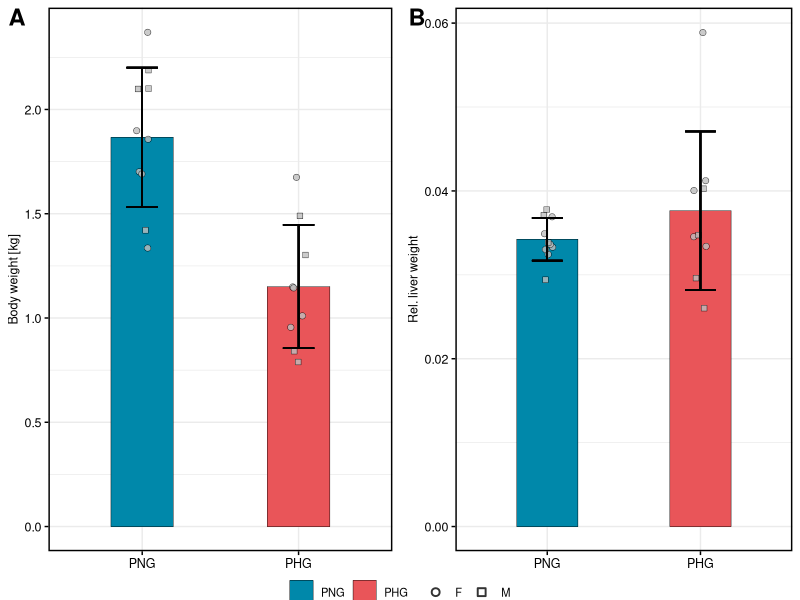
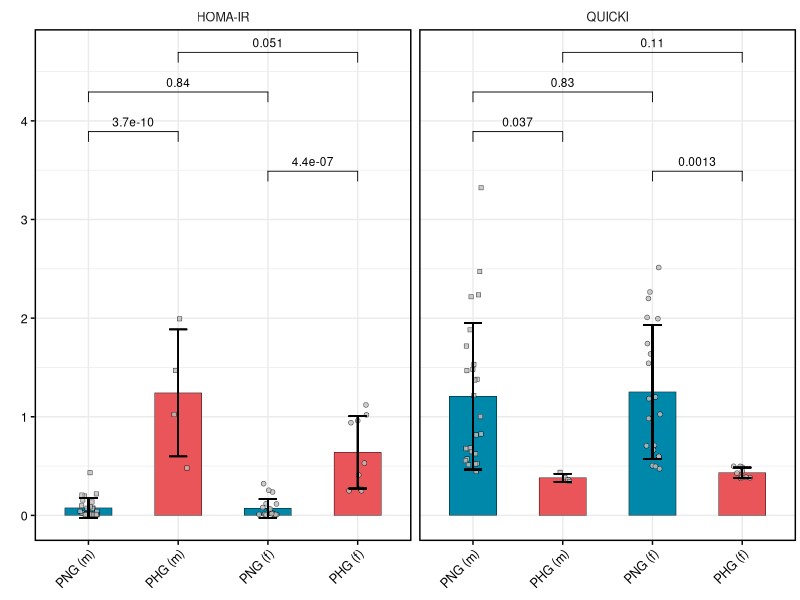
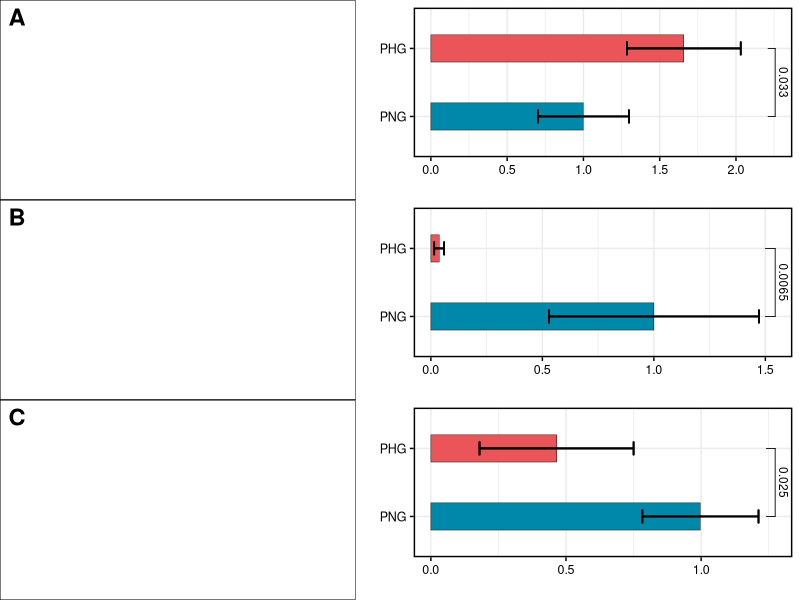
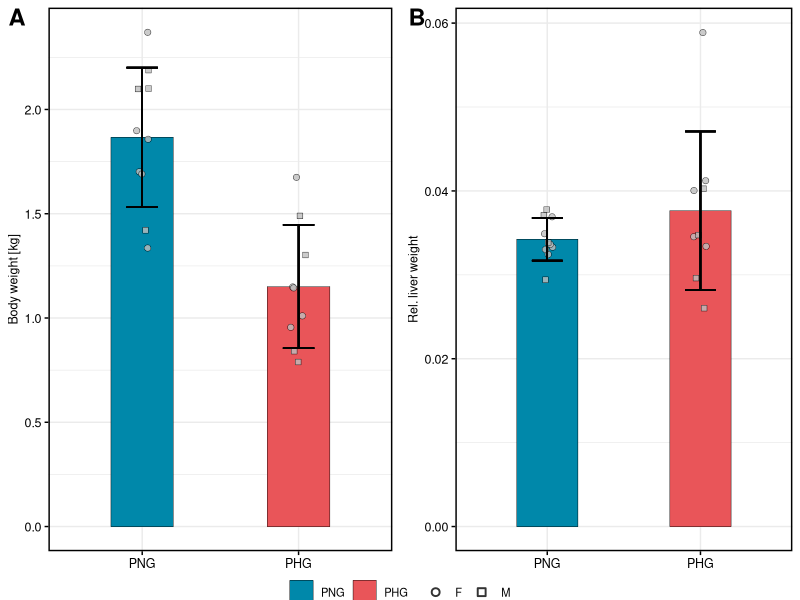
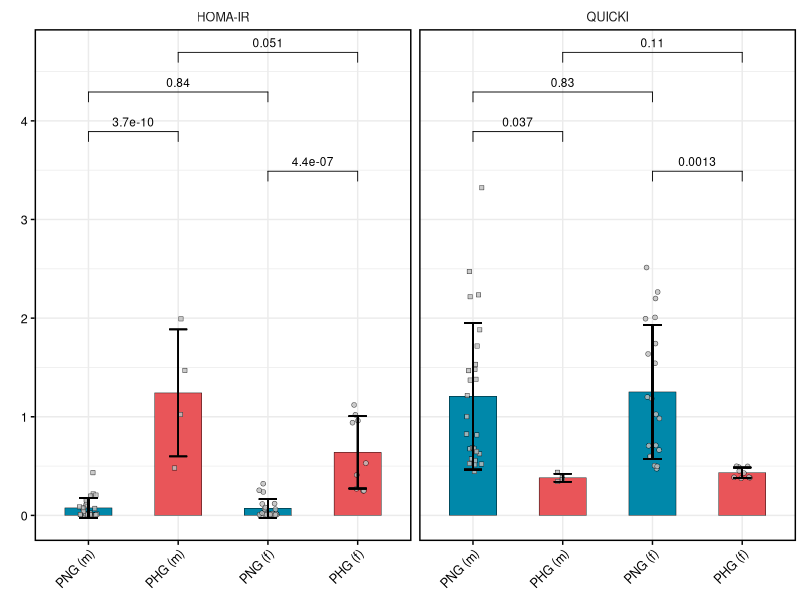
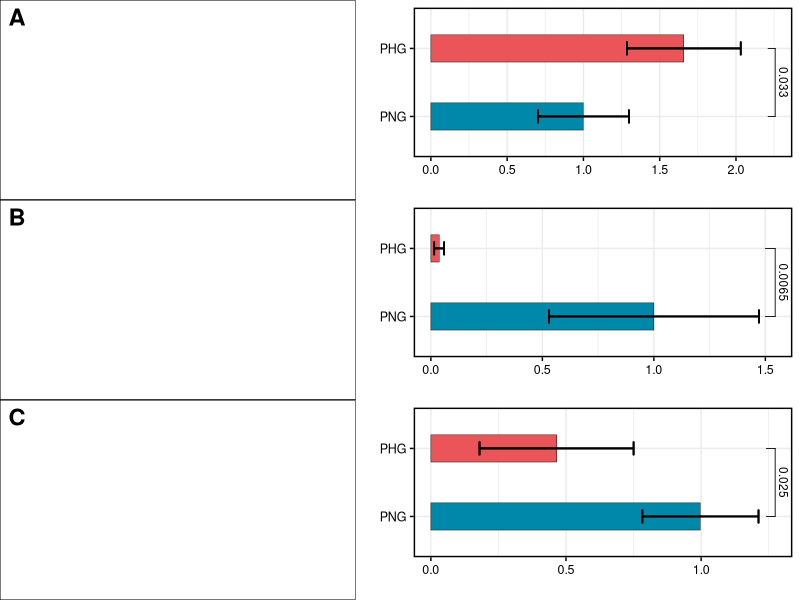

Recreate these plots in R, in order.
## ---- chunk 1
knitr::opts_chunk$set(echo = TRUE)
## ---- chunk 2
library(tidyverse)
library(ggpubr)
library(cowplot)
library(grid)
## ---- chunk 3
weight            <- read.delim("weight.txt", sep = "\t", header = T) 
conditions        <- read.delim("Conditions.txt", sep = "\t", header = T)
HOMA_index        <- read.delim("HOMA_index.txt", sep = "\t", header = T)
confirmation_WB   <- read.delim("confirmation_WBs.txt", sep = "\t", header = T) 
## ---- chunk 4
two_way_anova_fn <- function(data, id_name, conditions_file, adjust_p_value, p_adj_method, l2fc_data, add_l2fc) {
  
  data_anova  <- data %>% 
          pivot_longer(names_to = "Bioreplicate", 
          values_to = "Value", -all_of(id_name)) %>% 
          left_join(conditions_file) %>% 
          drop_na(Value) %>% 
          group_by(!!as.symbol(id_name)) %>% 
          summarise(`p-value` = 
          summary(aov(Value ~ Group*Sex))[[1]][["Pr(>F)"]][1:3]) 
  
  # correct all resulting p-values (pool) for multiple hypothesis testing
  if (adjust_p_value == TRUE) {
    
  data_anova$`Adjusted p-value`  <- p.adjust(data_anova$`p-value`, method = p_adj_method)
  # prepare empty data frame with proper comparisons
  anova_factors <- as.data.frame(rep(c("group (PHG/PNG)", "sex (F/M)", "group:sex"), length = nrow(data_anova)))
  # rename column 
  names(anova_factors) <- "Comparison"
  
  # final anova results
  anova_results  <- as.data.frame(cbind(data_anova, anova_factors)) %>% 
  pivot_wider(names_from = Comparison, 
                          values_from = c(`p-value`, `Adjusted p-value`), all_of(id_name), names_sep = " ") 
    
  }
  
  if (adjust_p_value == FALSE) {
  anova_factors <- as.data.frame(rep(c("p-value group (PHG/PNG)", "p-value sex (F/M)", 
                                       "p-value group:sex"), length = nrow(data_anova)))
  # rename column 
  names(anova_factors) <- "Comparison"
  
  # final anova results
  anova_results  <- as.data.frame(cbind(data_anova, anova_factors)) %>% 
  pivot_wider(names_from = Comparison, 
                          values_from = `p-value`, all_of(id_name), names_sep = " ") 
    
  }
  # add fold changes
  if (add_l2fc == TRUE) {
    anova_results  <- anova_results  %>% 
       left_join(l2fc_data)
  }
  return(anova_results)
  }
## ---- chunk 5
anova_results <- two_way_anova_fn(data = weight, id_name = "Parameter", conditions_file = conditions, adjust_p_value = F,  add_l2fc = F)
## ---- chunk 6
bar_chart_fn <- function(data_statistics, 
                         numeric_data,
                         conditions_data,
                         point_size,
                         id_name,
                         n_widht,
                         jitt_widht,
                         strip_text_size) {
  
  
  # prepare data for error bar calculation
  error_bar <- data_statistics %>% 
  left_join(numeric_data) %>% 
  select(contains(colnames(numeric_data))) %>% 
  pivot_longer(names_to = "Bioreplicate", values_to = "Value", -all_of(id_name)) %>% 
  left_join(conditions_data) %>% 
  group_by(!!as.symbol(id_name), Group) %>% 
  summarise(mean = mean(Value, na.rm=T), 
            sd = sd(Value, na.rm=T), 
            n = n(),
            sem = sd/sqrt(n),
            t.score = qt(p=0.05/2, 
            df=length(conditions$Bioreplicate),lower.tail=F), 
            ci = t.score * sd ) %>% 
  ungroup()
  # prepare data for plotting
  data_plot <- data_statistics %>% 
  left_join(numeric_data) %>% 
  select(contains(colnames(numeric_data))) %>%  
  pivot_longer(names_to = "Bioreplicate", values_to = "Value", -all_of(id_name)) %>% 
  left_join(conditions_data) %>% 
  ungroup() %>% 
    left_join(error_bar) 
  
  
  # reorder data
  data_plot$Group <- factor(data_plot$Group, levels = c("PNG", "PHG"))
  
  
  # plot
  plot_data <- ggplot(data_plot, aes(x=Group, y=Value))+
  geom_bar(stat = "summary", fun = mean, aes(fill = Group), alpha = 1, color = "black", lwd=0.15,
           width=n_widht/length(unique(data_plot$Group))) + 
  geom_jitter(size = point_size,  aes(shape = Sex), fill = "grey", alpha = 0.8, stroke =0.25, width = jitt_widht)+
  geom_errorbar(aes(ymin=mean-sd, ymax=mean+sd), width=.2,
                position=position_dodge(0.05)) +
  scale_fill_manual(values=c('PNG' = "#0088AA", 'PHG' = "#e95559ff")) +
  scale_shape_manual(values = c('F' = 21, 'M' = 22)) + 
  theme_bw() +
  xlab("") +
  theme(panel.border = element_rect(linewidth  = 1, colour = "black"),
        axis.title = element_text(size = 9, colour = "black"),
        axis.text = element_text(size = 9, colour = "black"),
        axis.ticks = element_line(colour = "black"),
        legend.box.spacing = unit(0.8, 'mm'), 
        legend.title = element_blank(), 
        legend.text = element_text(size = 8))+
  theme(strip.text = element_text(size = strip_text_size),
        strip.background = element_blank(),
        legend.margin=margin(0,0,0,0), 
        legend.box.margin=margin(-10,-10,-3,-10)) 
  
  
  return(plot_data)
 
 
}
## ---- chunk 7
# plot body weight
body_w <- bar_chart_fn(data_statistics = anova_results %>% filter(Parameter == "Body weight (kg)"),
                            numeric_data = weight, 
                            point_size = 2, 
                            strip_text_size = 9,
                            n_widht = 0.8, 
                            jitt_widht = 0.05,
                            id_name = "Parameter", 
                            conditions_data = conditions)+
            ylab("Body weight [kg]")+
  guides(shape = guide_legend(order = 2, override.aes = list(stroke = 1, shape  = c(1,0))),
         fill = guide_legend(order = 1))+
  theme(legend.position = "bottom")


# plot liver weight
rel_liver_w <- bar_chart_fn(data_statistics = anova_results %>% filter(Parameter == "Rel_liver_weight"),
                            numeric_data = weight, 
                            point_size = 2, 
                            strip_text_size = 9,
                            n_widht = 0.8, 
                            jitt_widht = 0.05,
                            id_name = "Parameter", 
                            conditions_data = conditions)+
            ylab("Rel. liver weight")+
  guides(shape = guide_legend(order = 2, override.aes = list(stroke = 1, shape  = c(1,0))),
         fill = guide_legend(order = 1))+
  theme(legend.position = "bottom")


# combine plots
ggarrange(body_w, rel_liver_w, common.legend = T, legend = "bottom", labels = c("A", "B"), font.label = list(size = 17))
ggsave("weights.svg", width = 4, height = 2.5)
## ---- chunk 8
# make new grouping
HOMA_index_tidy <- HOMA_index %>% 
  mutate(Group_c = str_c(Group, " (", str_to_lower(Sex), ")"))


# error bars
error_bar_homa <- HOMA_index_tidy %>% 
  group_by(Type, Group_c) %>% 
  summarise(mean = mean(Value, na.rm=T), 
            sd = sd(Value, na.rm=T)) %>% 
  ungroup()
  

# prepare data for plotting
HOMA_index_tidy <-  HOMA_index_tidy %>% 
    left_join(error_bar_homa) 
  

# which comparisons will be displayed
HOMA_comparisons <- list(c("PNG (f)", "PHG (f)"), c("PNG (m)", "PHG (m)"),  c("PNG (f)", "PNG (m)"), c("PHG (f)", "PHG (m)"))


# make new group order 
HOMA_index_tidy$Group_c <- factor(HOMA_index_tidy$Group_c, levels = c("PNG (m)", "PHG (m)", "PNG (f)", "PHG (f)"))


# plot
ggplot(HOMA_index_tidy, aes(x=Group_c, y=Value, fill = Group_c))+
  facet_wrap(~factor(Type, levels = c("HOMA-IR", "QUICKI"))) +
  geom_bar(stat = "summary", fun = mean, aes(fill = Group_c), alpha = 1, color = "black", lwd=0.15,
           width=2.1/length(unique(HOMA_index_tidy$Group_c))) + 
  geom_jitter(size = 1.5,  aes(shape = Sex), fill = "grey", alpha = 0.8, stroke =0.25, width = 0.1)+
  geom_errorbar(aes(ymin=mean-sd, ymax=mean+sd), width=.2,
                position=position_dodge(0.05)) +
  scale_shape_manual(values = c('F' = 21, 'M' = 22)) +
  scale_fill_manual(values=c("PNG (f)" = "#0088AA", "PHG (f)" = "#e95559ff", "PNG (m)" = "#0088AA", "PHG (m)" = "#e95559ff")) +
  theme_bw() +
  ylab("") +
  xlab("") +
  theme(panel.border = element_rect(linewidth  = 1, colour = "black"),
        axis.title = element_text(size =9, colour = "black"),
        axis.text = element_text(size = 9, colour = "black"),
        axis.text.x = element_text(angle = 45, hjust = 1),
        axis.ticks = element_line(colour = "black"),
        plot.title = element_blank(),
        axis.title.x = element_text(size = 9), 
        axis.title.y = element_text(size = 9)) +
   stat_compare_means(comparisons = HOMA_comparisons, method = "t.test", method.args = list(var.equal = TRUE),
                     size = 3, label = "p.format")+
                    theme(legend.position = "none")+
  theme(plot.margin = margin(1,1,-2,1, "mm"))+
  theme(strip.text = element_text(size = 9),
        strip.background = element_blank())
  ggsave("homa_index.pdf", width = 3.5, height = 3)
## ---- chunk 9
# function which performs plotting
WB_plotting_fn <- function(numeric_data = confirmation_WB,
                         conditions_data = conditions,
                         id_name = "type",
                         protein_name,
                         n_widht= 0.8) {
  
  
  # prepare data for error bar calculation
  error_bar <- numeric_data %>% 
  filter(protein == protein_name) %>%  
  left_join(conditions_data) %>% 
  group_by(!!as.symbol(id_name), Group) %>% 
  summarise(mean = mean(Value, na.rm=T), 
            sd = sd(Value, na.rm=T)) %>% 
  ungroup()
  
  # prepare data for plotting
  data_plot <- numeric_data %>% 
  filter(protein == protein_name) %>%  
  left_join(conditions_data) %>% 
  ungroup() %>% 
    left_join(error_bar) 
  
  
  # reorder data
  data_plot$Group <- factor(data_plot$Group, levels = c("PNG", "PHG"))
  my_comparisons <- list(c("PNG", "PHG"))
  
  # plot
  plot_data <- ggplot(data_plot, aes(x=Group, y=Value))+
  geom_bar(stat = "summary", fun = mean, aes(fill = Group), alpha = 1, color = "black", lwd=0.15,
           width=n_widht/length(unique(data_plot$Group))) + 
  geom_errorbar(aes(ymin=mean-sd, ymax=mean+sd), width=.2,
                position=position_dodge(0.05)) +
  scale_fill_manual(values=c('PNG' = "#0088AA", 'PHG' = "#e95559ff")) +
  scale_shape_manual(values = c('F' = 21, 'M' = 22)) + 
  theme_bw() +
  xlab("") +
  ylab("") +
  theme(panel.border = element_rect(linewidth  = 1, colour = "black"),
        axis.title = element_text(size = 9, colour = "black"),
        axis.text = element_text(size = 9, colour = "black"),
        axis.ticks = element_line(colour = "black"),
        legend.position = "none") +
   stat_compare_means(comparisons = my_comparisons, method = "t.test", size = 3,  method.args = list(var.equal = TRUE)) +
   coord_flip()
  
  return(plot_data)
 
 
}


# plots
ALDH1L2_plot <- WB_plotting_fn(numeric_data = confirmation_WB,
                               conditions_data = conditions,
                               id_name = "type",
                               protein_name = "ALDH1L2",
                               n_widht = 0.8)

CLDN15_plot <- WB_plotting_fn(numeric_data = confirmation_WB,
                               conditions_data = conditions,
                               id_name = "type",
                               protein_name = "CLDN15",
                               n_widht = 0.8)


RAB3D_plot <- WB_plotting_fn(numeric_data = confirmation_WB,
                               conditions_data = conditions,
                               id_name = "type",
                               protein_name = "RAB3D",
                               n_widht = 0.8)




# combine plots
p0     <- rectGrob(width = 1, height = 1)
p1     <- plot_grid(p0, ALDH1L2_plot, rel_widths = c(0.8,1), labels = c("A"), label_size = 17)
p2     <- plot_grid(p0, CLDN15_plot, rel_widths = c(0.8,1), labels = c("B"), label_size = 17)
p3     <- plot_grid(p0, RAB3D_plot, rel_widths = c(0.8,1), labels = c("C"), label_size = 17)
plot_grid(p1,p2,p3, common.legend = T, nrow = 3, ncol = 1)

# save plots
ggsave("confirmation_WB.svg", width = 7.1, height = 6)
